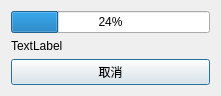
<?xml version="1.0" encoding="UTF-8"?>
<ui version="4.0">
 <class>Dialog</class>
 <widget class="QDialog" name="Dialog">
  <property name="geometry">
   <rect>
    <x>0</x>
    <y>0</y>
    <width>221</width>
    <height>85</height>
   </rect>
  </property>
  <property name="windowTitle">
   <string>處理中...</string>
  </property>
  <layout class="QVBoxLayout" name="verticalLayout">
   <item>
    <widget class="QProgressBar" name="progressBar">
     <property name="value">
      <number>24</number>
     </property>
    </widget>
   </item>
   <item>
    <widget class="QLabel" name="message">
     <property name="text">
      <string>TextLabel</string>
     </property>
    </widget>
   </item>
   <item>
    <widget class="QPushButton" name="cancelButton">
     <property name="text">
      <string>取消</string>
     </property>
    </widget>
   </item>
  </layout>
 </widget>
 <resources/>
 <connections/>
</ui>
